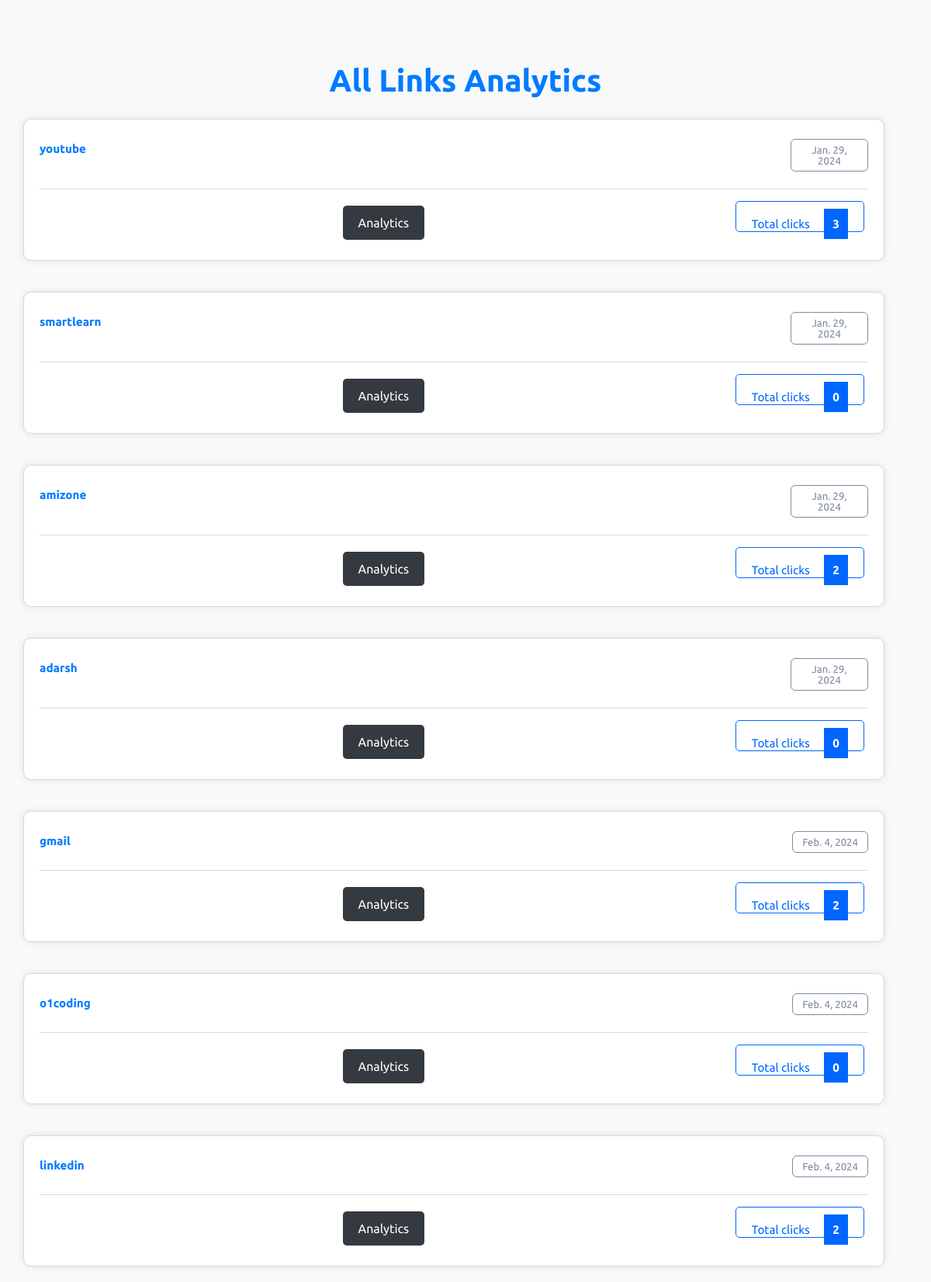
Page /all-analytics on the committed database.
### myapp/models.py (models this page shows)
class LongToShort(models.Model):
	Long_url = models.URLField(max_length=500)
	short_url = models.CharField(max_length= 50,unique = True)
	date = models.DateField(auto_now_add = True)
	clicks=models.IntegerField(default = 0)

### myapp/views.py (the view)
# urls.py: path('all-analytics',views.all_analytics),
def all_analytics(request):
	rows = LongToShort.objects.all()
	context = {
	"rows":rows
	}
	return render(request,"all-analytics.html",context)

### myapp/templates/all-analytics.html (shortened to what this page needs)
{% load static %}
<!DOCTYPE html>
<html lang="en" class="">
<head>
    <link rel="stylesheet" href="{% static 'bootstrap.min.css' %}" type="text/css" media="screen" />
    <link rel="stylesheet" href="{% static 'style.css' %}" type="text/css" media="screen" />
</head>
<body class="text-center">
    <main id="content" role="main" class="wyniki wyniki_all">
        <div class="container">
            <div class="row">
                <div class="col-12 page_log_in mt-0">
                    <h2 class="h1">All Links Analytics</h2>
                </div>
                {% for obj in rows %}
                <div class="url_options url_stats_o">
                    <p class="data_link">{{ obj.date }}</p>
                    <p class="url_link">{{ obj.long_url }}</p>
                    <p id="link" class="link_element">
                        <a href="{{ obj.short_url }}" class="short_url_l" target="_blank">{{ obj.short_url }}</a>
                    </p>
                    <div class="stats_total btn-cutt click_stats btn_norm">
                        <div>
                            Total clicks
                            <strong class="allClicks">{{ obj.clicks }}</strong>
                        </div>
                    </div>
                    <div class="btn-cutt">
                        <div>
                            <a class="btn btn-primary" href="/{{ obj.short_url }}/analytics" role="button">Analytics</a>
                        </div>
                    </div>
                </div>
                {% endfor %}
            </div>
        </div>
    </main>
</body>
</html>

### myapp/templates/all-analytics.html (style rules this page uses)
body { background-color: #f8f9fa; color: #343a40; }
main { margin-top: 20px; }
.page_log_in h2 { font-size: 2.5em; color: #007bff; }
.url_options { background-color: #ffffff; border-radius: 10px; box-shadow: 0 0 10px rgba(0, 0, 0, 0.1); margin: 20px 0; padding: 20px; text-align: center; }
.url_options p { margin: 5px 0; }
.url_link { font-size: 1.2em; color: #343a40; }
.short_url_l { color: #007bff; text-decoration: none; font-weight: bold; }
.stats_total { background-color: #007bff; color: #ffffff; border: none; padding: 10px 20px; border-radius: 5px; margin-top: 15px; cursor: pointer; }
.btn-cutt { margin-top: 10px; }
.btn-cutt a { text-decoration: none; }
.btn-cutt .btn-primary { background-color: #343a40; border: none; color: #ffffff; padding: 10px 20px; border-radius: 5px; cursor: pointer; }

### rows in the picture
LongToShort: date "Jan. 29, 2024", short_url "youtube", clicks "3"
LongToShort: date "Jan. 29, 2024", short_url "smartlearn", clicks "0"
LongToShort: date "Jan. 29, 2024", short_url "amizone", clicks "2"
LongToShort: date "Jan. 29, 2024", short_url "adarsh", clicks "0"
LongToShort: date "Feb. 4, 2024", short_url "gmail", clicks "2"
LongToShort: date "Feb. 4, 2024", short_url "o1coding", clicks "0"
LongToShort: date "Feb. 4, 2024", short_url "linkedin", clicks "2"
